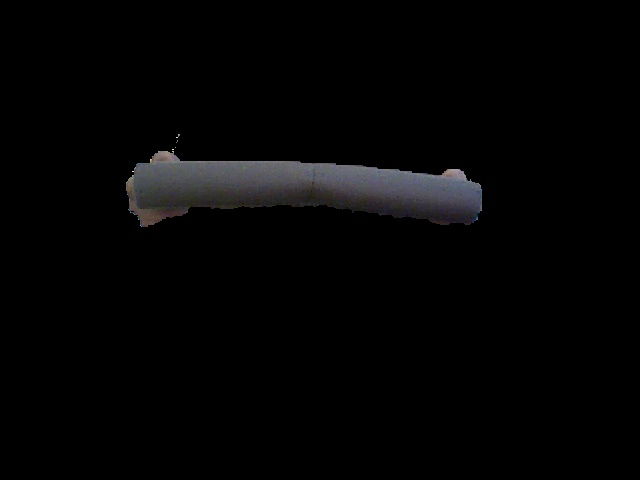
//> input picture SegmentedImages/seg0001.jpg, 640 x 480 px
$ ./distTransform   (built with g++ and OpenCV 4)
//> lines starting //> are read from the running program, lines starting //| are printed output that depends on the picture; after the words box and inside, x2 and y2 are one past the last pixel; in counts of white or black regions, pixels touching at a corner belong together
#include "opencv2/highgui/highgui.hpp"
#include "opencv2/imgproc/imgproc.hpp"
#include <iostream>
#include <stdio.h>
#include <stdlib.h>

using namespace cv;

float thresh = 0.1f;


int main(){
    std::string filename;
    filename = "SegmentedImages/seg0001.jpg";
    if(filename.empty()){
        std::cerr<<"Error:no such file \n";
    }
    Mat image = imread( filename, 1 );
//> image is the input picture: 480 rows x 640 cols, CV_8UC3; mean B, G, R 4.4, 4.1, 4.2
    if(image.empty()){
        std::cerr<<"Error: cannot open image \n";
    }

    Mat dist, bw;
    cvtColor(image, bw, CV_BGR2GRAY);
    threshold(bw, bw, 10, 100, CV_THRESH_BINARY | CV_THRESH_OTSU);
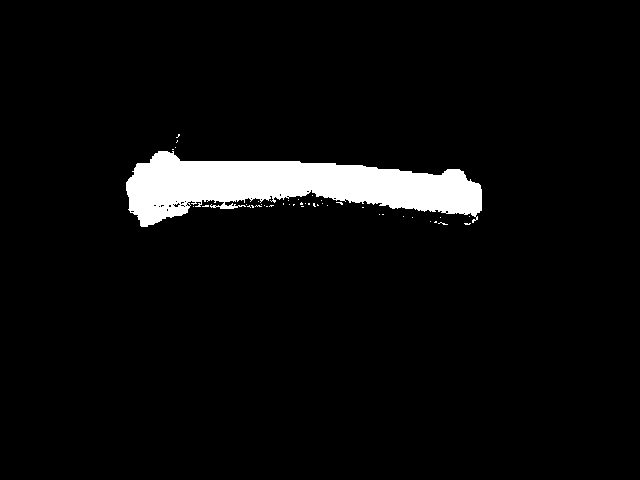
//> bw: 480 rows x 640 cols, CV_8UC1; values 0 (black) and 100 (white), 4.8% white; 43 white regions (42 under 20 px), largest, box (x1, y1, x2, y2) and area: (126, 151, 482, 227) 14731

  distanceTransform(bw, dist, DIST_L2, 3); //apply distance transfrom
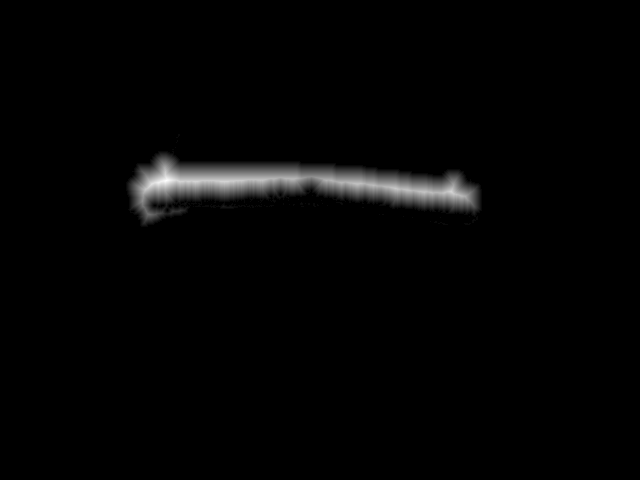
//> dist: 480 rows x 640 cols, CV_32FC1; min 0, max 24.2, mean 0.4; drawn with min black and max white
  normalize(dist, dist, 0, 1., NORM_MINMAX);
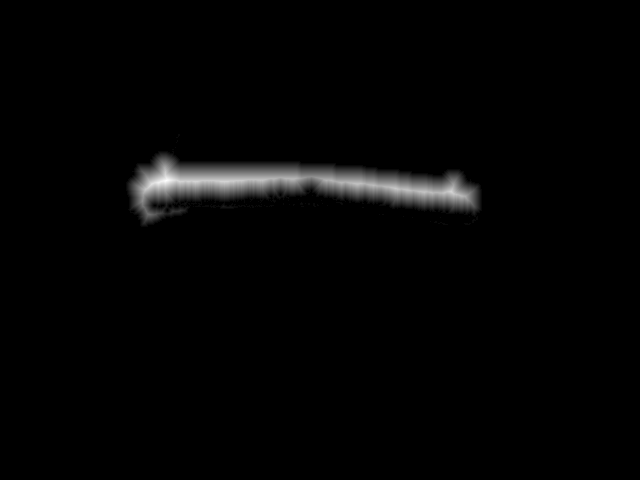
//> dist: 480 rows x 640 cols, CV_32FC1; 4.84% of pixels changed, all inside (x1, y1, x2, y2) = (126, 134, 482, 227)

    for(int x = 0; x<dist.rows; x++){
        for (int y =0; y<dist.cols; y++){
           if(dist.at<float>(x, y)>(0.05 + thresh)){
               dist.at<float>(x, y)= 0;
            }
            else if(dist.at<float>(x, y)<(thresh - 0.05)){
                dist.at<float>(x, y)= 1;
            }
            else{
                dist.at<float>(x, y)= 0.5;
            }
        }

    }
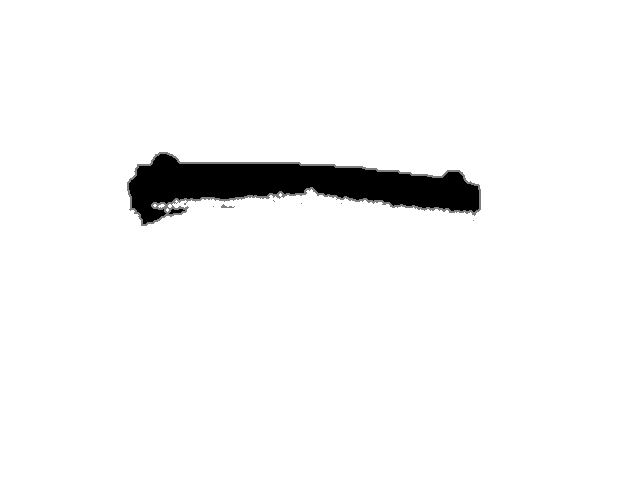
//> dist: 480 rows x 640 cols, CV_32FC1; min 0, max 1, mean 0.959

    namedWindow("myWindow", WINDOW_AUTOSIZE);
    char exit_key_press = 0;
    do {
        imshow("myWindow",dist);
        exit_key_press = cvWaitKey(1);
//> the Esc key is pressed
    }while (exit_key_press != '\x1b');

    return 0;
}
